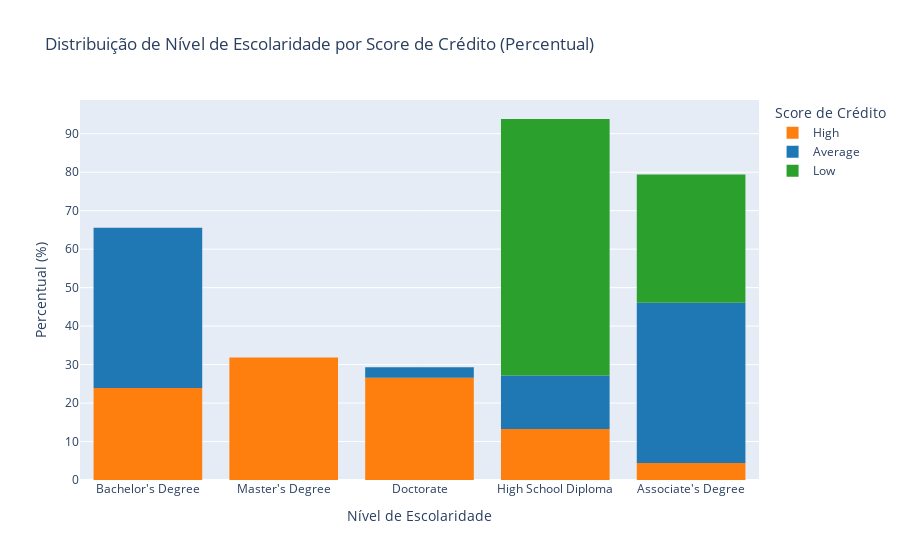

Here is the notebook cell this chart was saved with:
### Code cell
# Criando o gráfico de barras com Plotly Express
fig = px.histogram(
    df,
    x='Education',
    color='Credit Score',
    barmode='relative',
    histnorm='percent',
    title='Distribuição de Nível de Escolaridade por Score de Crédito (Percentual)',
    labels={'Education': 'Nível de Escolaridade', 'Credit Score': 'Score de Crédito', 'percent': 'Percentual'},
    color_discrete_sequence=["#ff7f0e","#1f77b4", "#2ca02c"]
)

# Atualizando o layout do gráfico
fig.update_layout(
    xaxis_title='Nível de Escolaridade',
    yaxis_title='Percentual (%)',
    legend_title='Score de Crédito',
    bargap=0.2,
)

# Exibindo o gráfico
fig.show()

### Figure 1 — Plotly figure (JSON) as saved in the notebook; plotly's stock layout.template omitted (floating-point values rounded to 4 significant figures)
{"data": [{"bingroup": "x", "histnorm": "percent", "hovertemplate": "Score de Crédito=High<br>Nível de Escolaridade=%{x}<br>percent=%{y}<extra></extra>", "legendgroup": "High", "marker": {"color": "#ff7f0e", "pattern": {"shape": ""}}, "name": "High", "orientation": "v", "showlegend": true, "type": "histogram", "x": ["Bachelor's Degree", "Master's Degree", "Doctorate", "High School Diploma", "Bachelor's Degree", "Master's Degree", "Master's Degree", "Doctorate", "High School Diploma", "Bachelor's Degree", "Bachelor's Degree", "Master's Degree", "Doctorate", "High School Diploma", "Bachelor's Degree", "Master's Degree", "Doctorate", "Associate's Degree", "Bachelor's Degree", "Master's Degree", "Doctorate", "Master's Degree", "Doctorate", "High School Diploma", "Bachelor's Degree", "Master's Degree", "Master's Degree", "Doctorate", "High School Diploma", "Bachelor's Degree", "Bachelor's Degree", "Master's Degree", "Doctorate", "High School Diploma", "Bachelor's Degree", "Master's Degree", "Doctorate", "Associate's Degree", "Bachelor's Degree", "Master's Degree", "Doctorate", "Master's Degree", "Doctorate", "Master's Degree", "Doctorate", "High School Diploma", "Bachelor's Degree", "Master's Degree", "Master's Degree", "Doctorate", "High School Diploma", "Bachelor's Degree", "Bachelor's Degree", "Master's Degree", "Doctorate", "High School Diploma", "Bachelor's Degree", "Master's Degree", "Doctorate", "Associate's Degree", "Bachelor's Degree", "Master's Degree", "Doctorate", "Master's Degree", "Doctorate", "Master's Degree", "Doctorate", "High School Diploma", "Bachelor's Degree", "Master's Degree", "Master's Degree", "Doctorate", "High School Diploma", "Bachelor's Degree", "Bachelor's Degree", "Master's Degree", "Doctorate", "High School Diploma", "Bachelor's Degree", "Master's Degree", "Doctorate", "Associate's Degree", "Bachelor's Degree", "Master's Degree", "Doctorate", "Master's Degree", "Doctorate", "Master's Degree", "Doctorate", "Master's Degree", "Doctorate", "Master's Degree", "Bachelor's Degree", "Master's Degree", "Doctorate", "High School Diploma", "Bachelor's Degree", "Master's Degree", "Master's Degree", "Doctorate", "High School Diploma", "Bachelor's Degree", "Bachelor's Degree", "Master's Degree", "Doctorate", "High School Diploma", "Bachelor's Degree", "Master's Degree", "Doctorate", "Associate's Degree", "Bachelor's Degree", "Master's Degree", "Doctorate"], "xaxis": "x", "yaxis": "y"}, {"bingroup": "x", "histnorm": "percent", "hovertemplate": "Score de Crédito=Average<br>Nível de Escolaridade=%{x}<br>percent=%{y}<extra></extra>", "legendgroup": "Average", "marker": {"color": "#1f77b4", "pattern": {"shape": ""}}, "name": "Average", "orientation": "v", "showlegend": true, "type": "histogram", "x": ["Associate's Degree", "Bachelor's Degree", "Associate's Degree", "High School Diploma", "Associate's Degree", "Bachelor's Degree", "Associate's Degree", "Bachelor's Degree", "Associate's Degree", "High School Diploma", "Associate's Degree", "Bachelor's Degree", "Bachelor's Degree", "Associate's Degree", "Bachelor's Degree", "Associate's Degree", "High School Diploma", "Associate's Degree", "Bachelor's Degree", "Bachelor's Degree", "Associate's Degree", "Bachelor's Degree", "Associate's Degree", "High School Diploma", "Associate's Degree", "Bachelor's Degree", "Bachelor's Degree", "Bachelor's Degree", "Bachelor's Degree", "Doctorate", "Bachelor's Degree", "Associate's Degree", "Bachelor's Degree", "Associate's Degree", "High School Diploma", "Associate's Degree"], "xaxis": "x", "yaxis": "y"}, {"bingroup": "x", "histnorm": "percent", "hovertemplate": "Score de Crédito=Low<br>Nível de Escolaridade=%{x}<br>percent=%{y}<extra></extra>", "legendgroup": "Low", "marker": {"color": "#2ca02c", "pattern": {"shape": ""}}, "name": "Low", "orientation": "v", "showlegend": true, "type": "histogram", "x": ["High School Diploma", "Associate's Degree", "High School Diploma", "High School Diploma", "Associate's Degree", "High School Diploma", "High School Diploma", "Associate's Degree", "High School Diploma", "High School Diploma", "Associate's Degree", "High School Diploma", "High School Diploma", "Associate's Degree", "High School Diploma"], "xaxis": "x", "yaxis": "y"}], "layout": {"bargap": 0.2, "barmode": "relative", "legend": {"title": {"text": "Score de Crédito"}, "tracegroupgap": 0}, "title": {"text": "Distribuição de Nível de Escolaridade por Score de Crédito (Percentual)"}, "xaxis": {"anchor": "y", "domain": [0, 1], "title": {"text": "Nível de Escolaridade"}}, "yaxis": {"anchor": "x", "domain": [0, 1], "title": {"text": "Percentual (%)"}}}}
